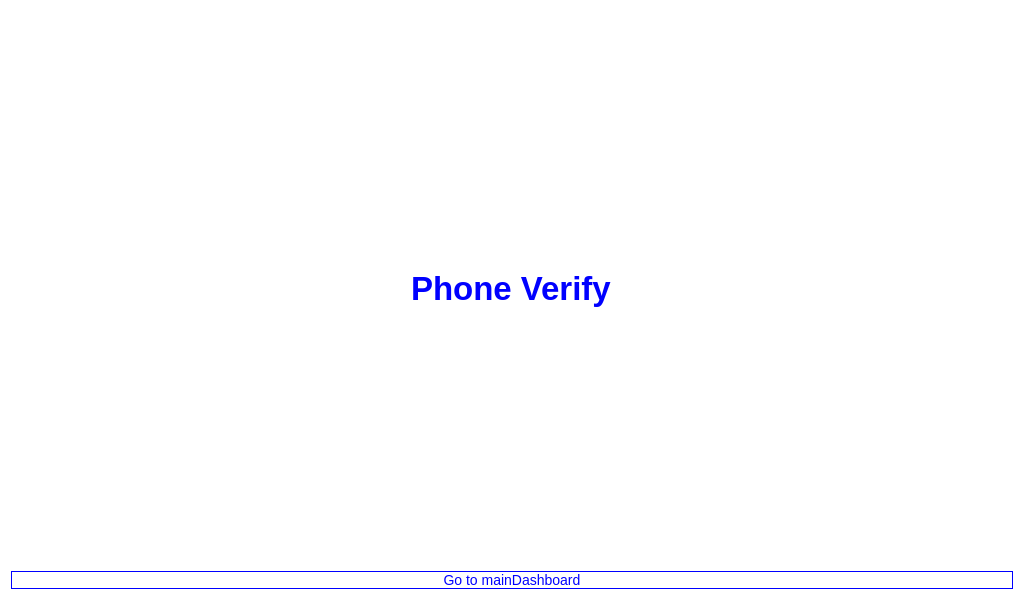
<?xml version="1.0" encoding="UTF-8"?>
<ui version="4.0">
 <class>Dialog</class>
 <widget class="QDialog" name="Dialog">
  <property name="geometry">
   <rect>
    <x>0</x>
    <y>0</y>
    <width>1024</width>
    <height>600</height>
   </rect>
  </property>
  <property name="windowTitle">
   <string>Dialog</string>
  </property>
  <property name="styleSheet">
   <string notr="true">background-color: white;</string>
  </property>
  <layout class="QVBoxLayout" name="verticalLayout">
   <item alignment="Qt::AlignHCenter">
    <widget class="QLabel" name="label">
     <property name="font">
      <font>
       <pointsize>25</pointsize>
       <bold>true</bold>
      </font>
     </property>
     <property name="styleSheet">
      <string notr="true">color: blue;</string>
     </property>
     <property name="text">
      <string>Phone Verify</string>
     </property>
    </widget>
   </item>
   <item>
    <widget class="QPushButton" name="dBtn">
     <property name="styleSheet">
      <string notr="true">color: blue; 
border-radius: 10px;
 border: 1px solid blue; 
font-size: 14px;</string>
     </property>
     <property name="text">
      <string>Go to mainDashboard</string>
     </property>
    </widget>
   </item>
  </layout>
 </widget>
 <resources/>
 <connections/>
</ui>
